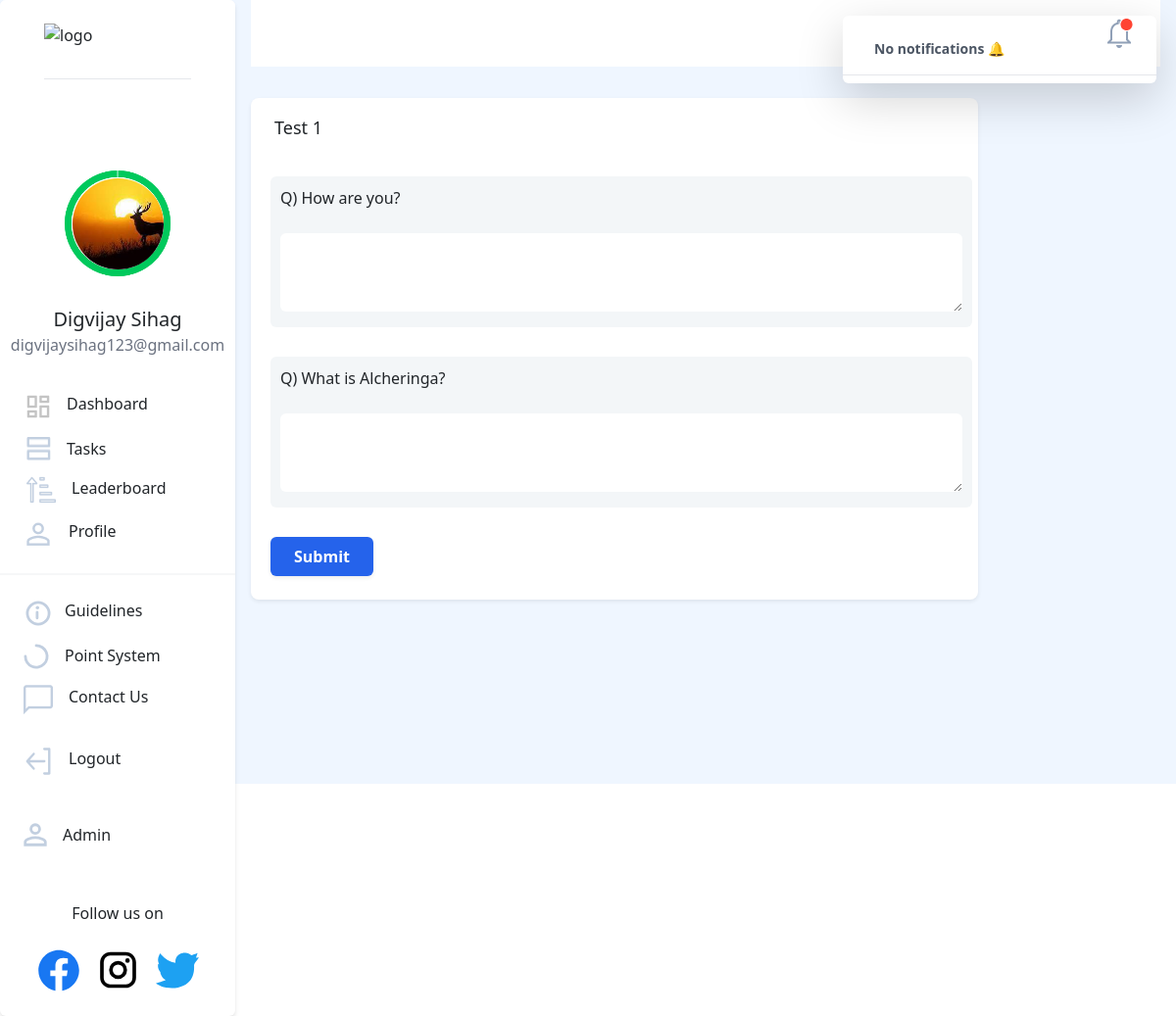
Page /submissions/quiz/1/ (signed in) on the committed database.
### users/models.py (models this page shows, shortened)
class NewUser(AbstractBaseUser, PermissionsMixin):
    id = models.SlugField(primary_key=True, default=uuid.uuid4)
    alcherid = models.CharField(
        max_length=9, blank=True, unique=True, default=create_new_ref_number)
    img = models.ImageField(
        upload_to="image-uploads/", default='image-uploads/user.png')
    email = models.EmailField(_('email address'), unique=True)
    username = models.CharField(max_length=150, unique=False, default="user")
    firstname = models.CharField(max_length=150, blank=True)
    phone = PhoneNumberField(unique=False, blank=True)
    graduation_year = models.CharField(max_length=200, unique=False)
    college_state = models.CharField(max_length=200, unique=False)
    college_city = models.CharField(max_length=200, unique=False)
    college_name = models.CharField(max_length=200, unique=False)
    position_of_responsibility = models.CharField(
        max_length=200, unique=False, blank=True)
    interested_modules = models.CharField(
        max_length=200, unique=False, blank=True)
    instahandle = models.CharField(
        max_length=200, blank=True, unique=True, )
    referred_by = models.CharField(
        max_length=9, blank=True)
    referrals = models.IntegerField(default=0)
    date_joined = models.DateTimeField(default=timezone.now)
    provider = models.CharField(max_length=200, unique=False, default="email")
    about = models.TextField(_('about'), max_length=500, blank=True)
    is_staff = models.BooleanField(default=False)
    is_active = models.BooleanField(default=False)
    objects = CustomAccountManager()
    points = models.IntegerField(default=250)
    tasks = models.IntegerField(default=0)
    USERNAME_FIELD = 'email'
    REQUIRED_FIELDS = ['firstname']

### submissions/models.py (models this page shows, shortened)
class Quiz(models.Model):
    name = models.CharField(max_length=100, blank=True)

class Question(models.Model):
    quiz = models.ForeignKey(Quiz,  related_name="quiz", on_delete=models.CASCADE)
    question = models.CharField(max_length=100, blank=True)
    def __str__(self):
        return self.question

### submissions/views.py (the view, shortened to what this page needs)
# urls.py: path('quiz/<int:quiz_id>/', views.quiz, name='quiz'),
@login_required(login_url='dashboard_page')
def quiz(request, quiz_id):
    quiz = Quiz.objects.get(id=quiz_id)
    user = request.user
    submitted=Submission.objects.filter(user=user)
    questions = Question.objects.filter(quiz=quiz)
    comp = []
    sum = 0
    profile = Profile.objects.filter(user = request.user).first()
    if request.user.instahandle:
        sum+=1
    if request.user.position_of_responsibility:
        sum+=1
    if request.user.interested_modules:
        sum+=1
    if profile.fb_handle:
        sum+=1
    if sum==0:
        comp = [60, 40]
    elif sum==1:
        comp = [70, 30]
    elif sum==2:
        comp = [80, 20]
    elif sum==3:
        comp = [90, 10]
    else:
        comp = [100,0]
    context = {
        "quiz": quiz,
        "questions": questions,
        'submitted':submitted,
        'comp': comp
    }
    if sum<4:
        context['color_code'] = '#E86B73'
    else:
        context['color_code'] = 'rgba(0, 201, 92, 1)'
    return render(request, 'submissions/quiz.html', context)

### templates/submissions/quiz.html (shortened to what this page needs)
{% extends '../basic.html'%}
{% block body %}
<body>
    <div class="bg-blue-50 flex">
        {% include "../navbar.html" %}
        <br>
        <div class="bg-white rounded-lg shadow-sm my-2 pb-1" style="width:80% ;">
            <div class="py-3 pl-6 font-medium text-lg">{{ quiz.name }}</div>
            <form action="#" method="post" id="quiz" width:50%>
                {% for i in questions %}
                    <div class=" bg-blue-50 quiz rounded-md"
                        style=" padding:10px; background-color:#F3F6F8; margin: 20px 0px 30px 20px ; width: 96.5%; ">
                        <p class="quiz_head">Q) {{i}} {{questions.i}}</p> <br>
                        <textarea id="answer-{{i.id}}" type="text" name="{{i.id}}" style="width:100%;height:80px; border-radius:6px; padding:10px"></textarea>
                    </div>
                {% endfor %}
                <button class=" bg-blue-600 hover:bg-blue-700 text-white inline-block py-2 px-4 rounded shadow-sm font-semibold text-base"
                style="margin-left:20px; margin-bottom:20px; text-align: end;" type="submit" value="Submit">Submit</button>
        </div>
    </div>
    </div>
</body>
{%endblock%}

### templates/navbar.html (shortened to what this page needs)
{% load static %}
<nav class="hidden sm:block bg-white h-screen border-gray-400 rounded ">
  <div class="flex flex-col justify-center bg-white border-gray-400 rounded shadow-md">
    <a href="/"><img src="https://i.ibb.co/28C2v0b/image.png" class="mt-6 mx-auto pb-3 border-b" width="150px"
        height="40px" alt="logo" border="0" /></a>
    <div class="flex flex-col justify-center" style="margin:1.5vh 0;align-items: center;">
      <div id="profile-value" class="absolute">
        <img src="{{request.user.img.url}}" width="93px" alt="profile pic" border="0" class="mx-auto rounded-full">
      </div>
      <div class="pt-4 font-medium text-xl text-center" style="margin-top:-60px;">{{request.user.firstname}}</div>
      <div class="text-gray-500 text-base font-normal text-center">{{request.user.email}}</div>
    </div>
    <div class="elements flex flex-col justify-center" style="margin:1vh 0;padding:1vh 0">
      <div>
        <a href="{% url 'dashboard_page' %}"
          class="rounded-full flex flex-nowrap pl-6 w-60 hover:border-0 hover:bg-gray-100 hover:no-underline"
          style="padding-top:1vh;padding-bottom:1vh">
          {% if heading == 'Dashboard' %}
          <img src="{% static 'icons/dashboard-active.png' %}" />
          {% else %}
          <img src="{% static 'icons/dashboard.png' %}" />
          {% endif %}
          <p class="pl-4 hover:no-underline" style="transform: translate(-2px,0)">Dashboard</p>
        </a>
      </div>
      <div>
        <a href="{% url 'tasks' %}"
          class="rounded-full flex flex-nowrap pl-6 w-60 hover:border-0 hover:bg-gray-100 hover:no-underline"
          style="padding-top:1vh;padding-bottom:1vh; transform: translate(3px,0)">
          {% if heading == 'Tasks' %}
          <img src="{% static 'icons/tasks-active.png' %}" />
          {% else %}
          <img src="{% static 'icons/tasks.png' %}" />
          {% endif %}
          <p class="pl-4 hover:no-underline">Tasks</p>
        </a>
      </div>
      <div>
        <a href="{% url 'leaderboard' %}"
          class="rounded-full flex flex-nowrap pl-6 w-60 hover:border-0 hover:bg-gray-100 hover:no-underline"
          style="padding-top:1vh;padding-bottom:1vh; transform: translate(3px,0)">
          {% if heading == 'Leaderboard' %}
          <img src="{% static 'icons/leaderboard-active.png' %}" />
          {% else %}
          <img src="{% static 'icons/leaderboard.png' %}" />
          {% endif %}
          <p class="pl-4 hover:no-underline">Leaderboard</p>
        </a>
      </div>
      <div>
        <a href="{% url 'profile' %}"
          class="rounded-full flex flex-nowrap w-60 pl-6 hover:border-0 hover:bg-gray-100 mb-3 hover:no-underline"
          style="cursor:pointer;padding-top:1vh;padding-bottom:1vh">
          {% if heading == 'Profile' %}
          <img src="{% static 'icons/profile-active.png' %}" />
          {% else %}
          <img src="{% static 'icons/profile.png' %}" />
          {% endif %}
          <p class="pl-4 no-underline">Profile</p>
        </a>
      </div>
      <hr class="border bg-gray-200" />
      <a href="{% url 'guidelines' %}"
        class="rounded-full flex flex-nowrap w-60 pl-6 hover:border-0 hover:bg-gray-100 hover:no-underline mt-3"
        style="cursor:pointer;padding-top:1vh;padding-bottom:1vh">
        <p class="pl-3 no-underline">Guidelines</p>
      </a>
      <a href="{% url 'scoring' %}"
        class="rounded-full flex flex-nowrap w-60 pl-6 hover:border-0 hover:bg-gray-100 hover:no-underline"
        style="cursor:pointer;padding-top:1vh;padding-bottom:1vh">
        <p class="pl-4 no-underline">Point System</p>
      </a>
      <a href="{% url 'contactus' %}"
        class="rounded-full flex flex-nowrap w-60 pl-6 hover:border-0 hover:bg-gray-100 hover:no-underline"
        style="cursor:pointer;padding-top:1vh;padding-bottom:1vh">
        {% if heading == 'Contact us' %}
        <img src="{% static 'icons/contactus-active.png' %}" />
        {% else %}
        <img src="{% static 'icons/contactus.png' %}" />
        {% endif %}
        <p class="pl-4 no-underline">Contact Us</p>
      </a>
      <a href="{% url 'logout' %}"
        class="side rounded-full flex flex-nowrap py-4 pl-6 w-60 hover:border-0 hover:bg-gray-100 hover:no-underline"
        style="cursor:pointer;padding-top:1vh;padding-bottom:1vh">
        <p class="pl-4 no-underline">Logout</p>
      </a>
      {% if request.user.is_staff %}
      <a href="/admin"
        class="rounded-full flex flex-nowrap py-4 w-60 pl-6 hover:border-0 hover:bg-gray-100 mb-3 hover:no-underline"
        style="cursor:pointer;padding-top:1vh;padding-bottom:1vh">
        <p class="pl-4 no-underline">Admin</p>
      </a>
      {%endif%}
    </div>
    <div>
      <div style="text-align:center">
        <p class="px-8" style="font-weight:500;">Follow us on</p>
        <div class=" flex justify-center space-x-4 m-4">
          <a style="cursor:pointer;" href="https://www.facebook.com/alcheringaiitg" target="_blank"></a>
          <a style="cursor:pointer;" href="https://www.instagram.com/alcheringaiitg/" target="_blank"></a>
          <a style="cursor:pointer;" href="https://twitter.com/alcheringaiitg" target="_blank"></a>
        </div>
      </div>
    </div>
  </div>
</nav>
<div class="mx-3 flex-grow" x-data="{ dropdownOpen: false }">
  <nav class=" px-6 py-3 flex justify-between bg-white sm:bg-none -mx-4 mx-0">
    {%include 'navbarnotifications.html'%}
  </nav>

### rows in the picture
NewUser: user.img (picture), user.firstname "Digvijay Sihag", user.email "digvijaysihag123@gmail.com"
Quiz: name "Test 1"
Question: question "How are you?"
Question: question "What is Alcheringa?"
